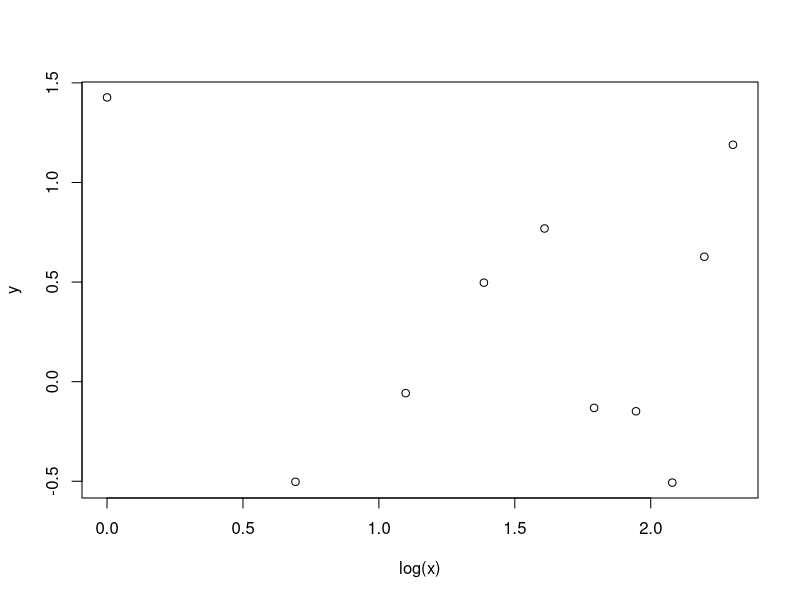

Generate this figure with R:
# My R script for squirrel_day

#Linear regression of random numbers vs log(1:10)
x <- c(1:10)
y <- rnorm(10)
plot(y~log(x))
summary(lm(y~log(x)))

#Pointless comment

print("I hate biscuits!!!!!")
print("but whyyyyy???")
